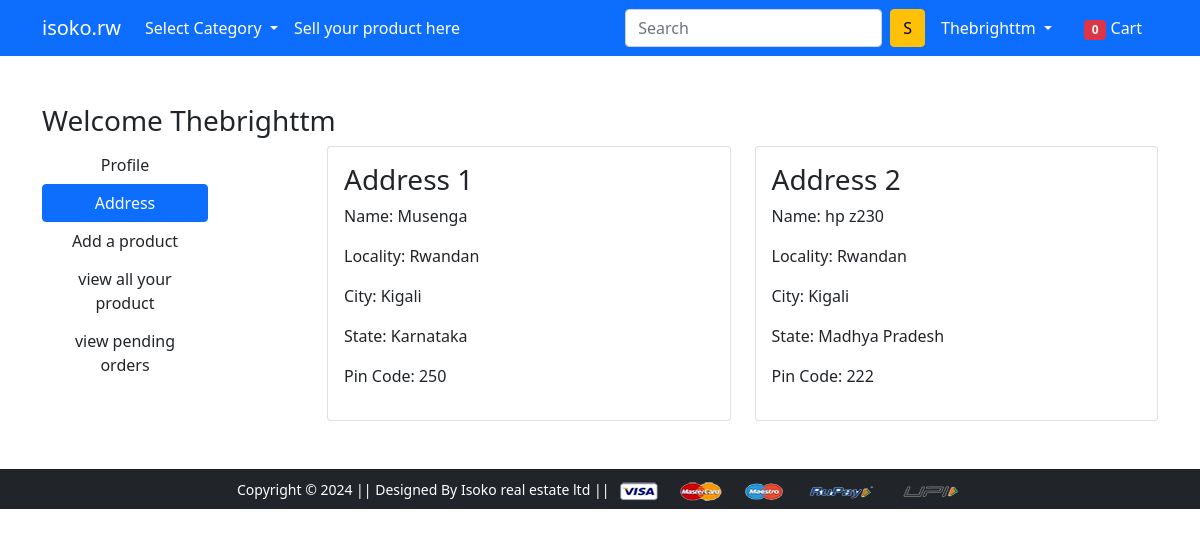
The app's page /address/ (signed in) with its own data.
### app/models.py (models this page shows, shortened)
class Customer(models.Model):
    user = models.ForeignKey(User,on_delete=models.CASCADE)
    name = models.CharField(max_length = 200)
    locality = models.CharField(max_length=200)
    city = models.CharField(max_length=50)
    zipcode = models.IntegerField()
    state = models.CharField(choices=STATE_CHOICES,max_length=50)

### app/views.py (the view)
# urls.py: path('address/', views.address, name='address'),
@login_required()
def address(request):
 add = Customer.objects.filter(user=request.user)
 return render(request, 'app/address.html',{'add':add, 'active':'btn-primary','cartcount':cart_count(request)})

### app/views.py (called while the page is built)
def cart_count(request): # NO url associated with this
 cartcount = Cart.objects.filter(user=request.user).count()
 return cartcount

### app/templates/app/address.html (shortened to what this page needs)
{% extends 'app/base.html' %}
{% load static %}
{% block main-content %}
<div class="container my-5">
 <div class="row">
 <h3>Welcome {{ request.user|capfirst }}</h3>
  <div class="col-sm-2">
   <ul class="list-unstyled">
    <li class="d-grid"><a href="{% url 'profile' %}" class="btn">Profile</a></li>
    <li class="d-grid"><a href="{% url 'address' %}" class="btn {{active}}">Address</a></li>
    <li class="d-grid"><a href="{% url 'create_product' %}" class="btn">Add a product</a></li>
    <li class="d-grid"><a href="{% url 'list_products' %}" class="btn">view all your product</a></li>
    <li class="d-grid"><a href="{% url 'address' %}" class="btn">view pending orders</a></li>
   </ul>
  </div>
  <div class="col-sm-9 offset-sm-1">
   <div class="row">
    {% for data in add  %}
    <div class="col-sm-6">
     <div class="card">
      <div class="card-body">
       <h3>Address {{ forloop.counter }}</h3>
       <p>Name: {{data.name}}</p>
       <p>Locality: {{data.locality}}</p>
       <p>City: {{data.city}}</p>
       <p>State: {{data.state}}</p>
       <p>Pin Code: {{data.zipcode}}</p>
      </div>
     </div>
    </div>
    {% endfor %}
   </div>
  </div>
 </div>
</div>
{% endblock main-content %}

### app/templates/app/nav.html (shortened to what this page needs)
<nav class="navbar navbar-expand-lg navbar-dark bg-primary">
    <div class="container">
      <a class="navbar-brand" href="/">isoko.rw</a>
      <div class="collapse navbar-collapse" id="navbarSupportedContent">
        <ul class="navbar-nav me-auto mb-2 mb-lg-0">
          <li class="nav-item dropdown">
            <a class="nav-link dropdown-toggle text-white" href="#" id="selectcategoryDropdown" role="button" data-bs-toggle="dropdown" aria-expanded="false">
              Select Category
            </a>
          </li>
          <li class="nav-item">
            <a class="nav-link active" aria-current="page" href="{% url 'create_product' %}">Sell your product here</a>
          </li>
        </ul>
        <form class="d-flex">
          <input class="form-control me-2" type="search" placeholder="Search" aria-label="Search">
          <button class="btn btn-warning" type="submit">S</button>
        </form>
        <div>
          <ul class="navbar-nav me-auto mb-2 mb-lg-0">
           {% if request.user.is_authenticated %}
          <li class="nav-item dropdown mx-2">
             <a class="nav-link dropdown-toggle text-white" href="#" id="profileDropdown" role="button" data-bs-toggle="dropdown" aria-expanded="false">
              {{ request.user.username|capfirst }}
             </a>
           </li>
           <li class="nav-item mx-2">
            <a href="{% url 'showcart' %}" class="nav-link text-white"><span class="badge bg-danger" id='cartcountbadge'>{{cartcount}}</span> Cart </a>
           </li>
           {% endif %}
          </ul>
        </div>
      </div>
    </div>
   </nav>

### records on screen
Customer: name "Musenga", locality "Rwandan", city "Kigali", state "Karnataka", zipcode "250"
Customer: name "hp z230", locality "Rwandan", city "Kigali", state "Madhya Pradesh", zipcode "222"

### other values on screen
{{ request.user.username|capfirst }} "Thebrighttm"
{{ cartcount }} "0"
{{ request.user|capfirst }} "Thebrighttm"
